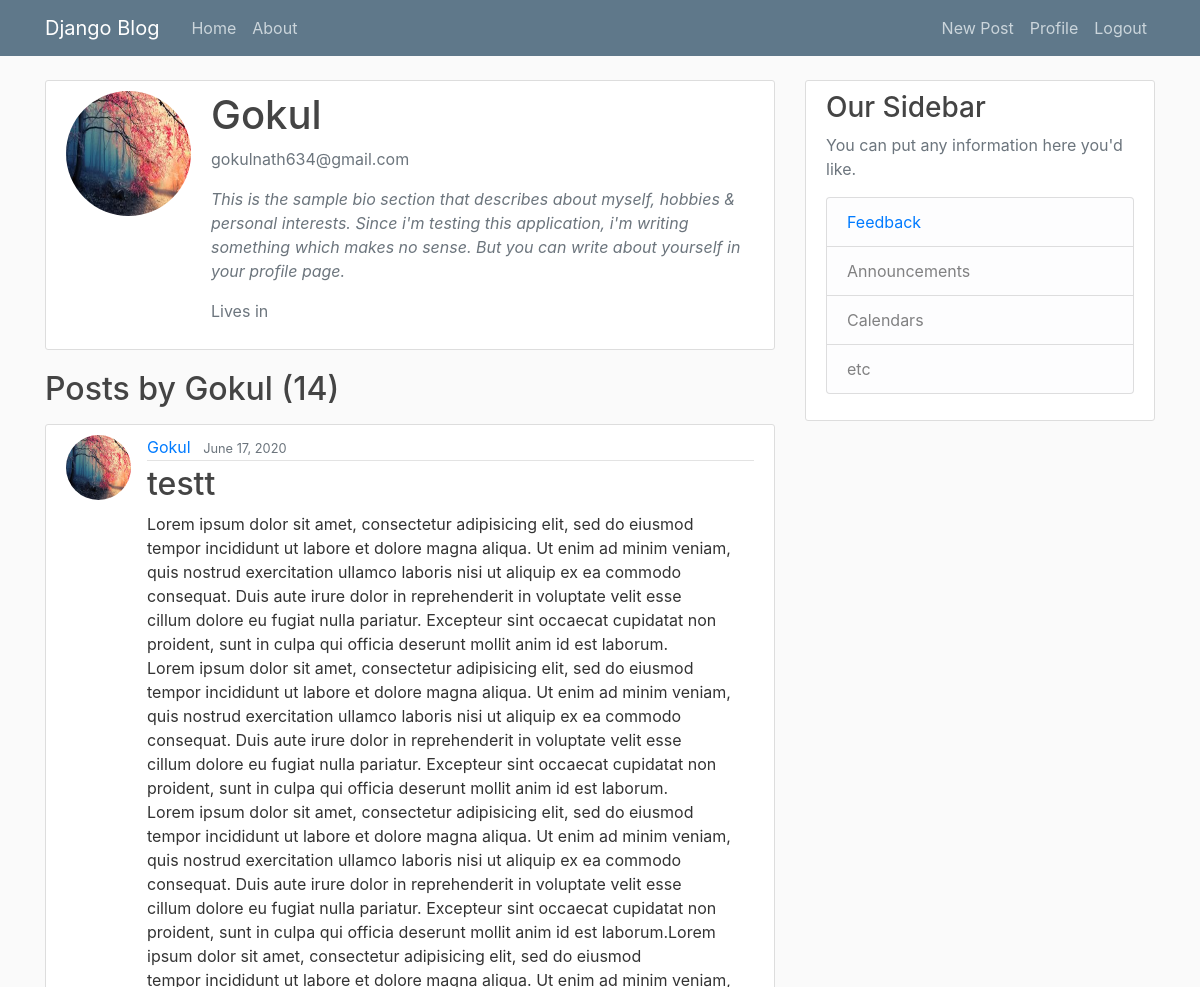
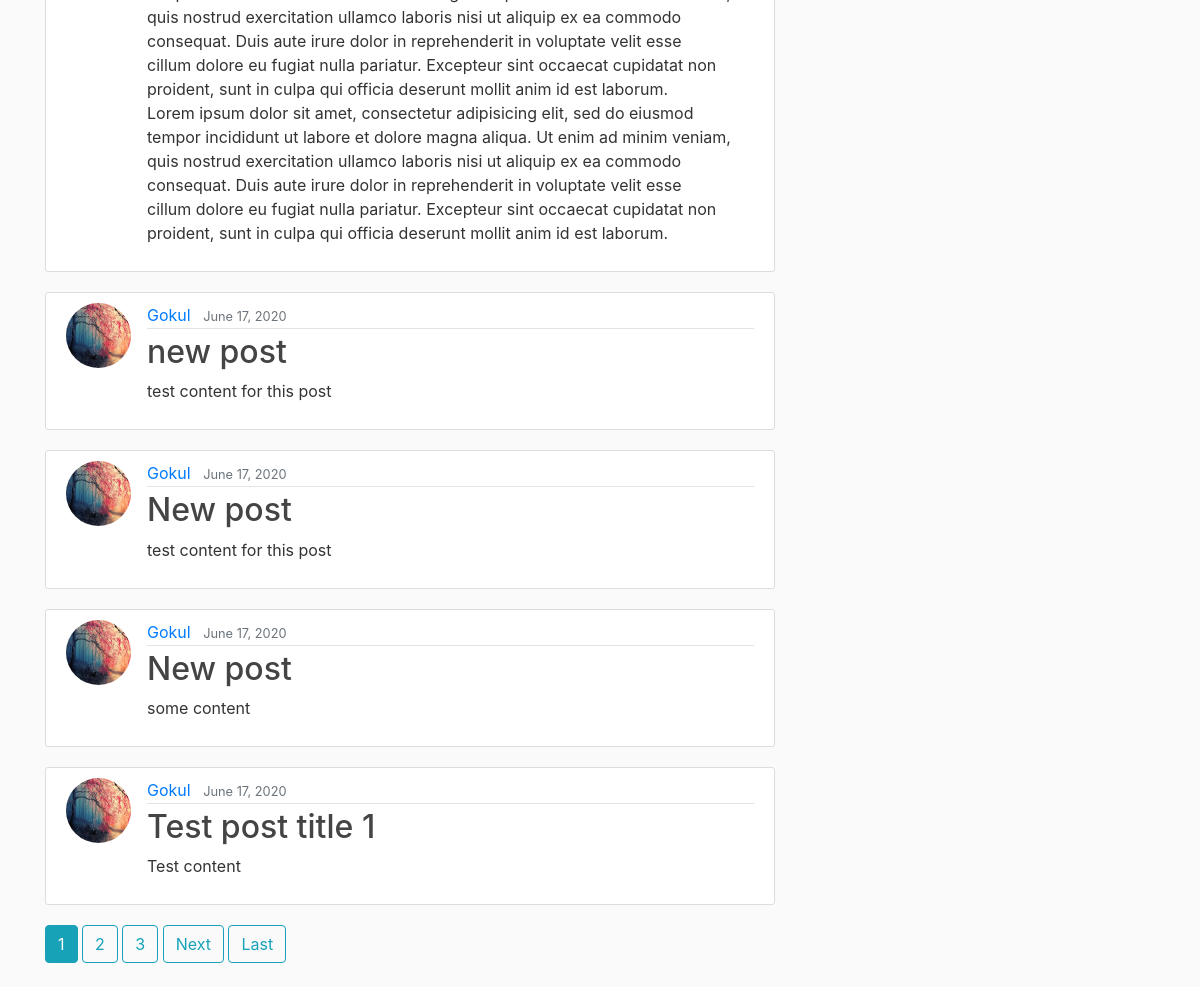
/user/Gokul (signed in), run on the app's committed database (2 pictures, top to bottom).
### blog/models.py (models this page shows, shortened)
class Post(models.Model):
	title = models.CharField(max_length=100)
	content = models.TextField()
	date_posted = models.DateTimeField(default=timezone.now)
	author = models.ForeignKey(User, on_delete=models.CASCADE)

### users/models.py (models this page shows, shortened)
class Profile(models.Model):
    user = models.OneToOneField(User, on_delete=models.CASCADE)
    bio = models.TextField(default='')
    lives_in = models.CharField(max_length=30,default='')
    image = models.ImageField(default='default.jpg', upload_to='profile_pics')

### blog/views.py (the view)
# urls.py: path('user/<str:username>', UserPostListView.as_view(), name='user-posts'),
class UserPostListView(LoginRequiredMixin, ListView):
	model = Post
	template_name = 'blog/user_posts.html'
	context_object_name = 'posts'
	paginate_by = 5
	def get_queryset(self):
		user = get_object_or_404(User, username=self.kwargs.get('username'))
		return Post.objects.filter(author=user).order_by('-date_posted')

### blog/templates/blog/user_posts.html (shortened to what this page needs)
{% extends "blog/base.html" %}
{% block content %}
    {% for post in posts %}
      {% if forloop.first %}
        <div class="media media content-section">
          <img class="rounded-circle account-img" src="{{ post.author.profile.image.url }}">
          <div class="media-body">
            <h2 class="account-heading">{{ post.author }}</h2>
            <p class="text-secondary">{{ post.author.email }}</p>
            <p class="text-secondary"><em>{{ post.author.profile.bio }}</em></p>
            <p class="text-secondary">Lives in <strong><em>{{ user.profile.lives_in }}</em></strong></p>
          </div>
        </div>
      {% endif %}
    {% endfor %}
    <h2 class="mb-3">Posts by {{ view.kwargs.username }} ({{ page_obj.paginator.count }})</h2>
    {% for post in posts %}
        <article class="media content-section">
          <img class="rounded-circle article-img" src="{{ post.author.profile.image.url }}">
          <div class="media-body">
            <div class="article-metadata">
              <a class="mr-2" href="{% url 'user-posts' post.author.username %}">{{ post.author }}</a>
              <small class="text-muted">{{ post.date_posted|date:"F d, Y" }}</small>
            </div>
            <h2><a class="article-title" href="{% url 'post-detail' post.id %}">{{ post.title }}</a></h2>
            <p class="article-content">{{ post.content }}</p>
          </div>
        </article>
    {% endfor %}
    {% if is_paginated %}
      {% for num in page_obj.paginator.page_range %}
        {% if page_obj.number == num %}
          <a class="btn btn-info mb-4" href="?page={{ num }}">{{ num }}</a>
        {% elif num > page_obj.number|add:'-3' and num < page_obj.number|add:'3' %}
          <a class="btn btn-outline-info mb-4" href="?page={{ num }}">{{ num }}</a>
        {% endif %}
      {% endfor %}
      {% if page_obj.has_next %}
        <a class="btn btn-outline-info mb-4" href="?page={{ page_obj.next_page_number }}">Next</a>
        <a class="btn btn-outline-info mb-4" href="?page={{ page_obj.paginator.num_pages }}">Last</a>
      {% endif %}
    {% endif %}
{% endblock content %}

### blog/static/blog/main.css (style rules this page uses)
body { background: #fafafa; color: #333333; margin-top: 5rem; }
h1, h2, h3, h4, h5, h6 { color: #444444; }
.content-section { background: #ffffff; padding: 10px 20px; border: 1px solid #dddddd; border-radius: 3px; margin-bottom: 20px; }
.article-title { color: #444444; }
.article-content { white-space: pre-line; }
.article-img { height: 65px; width: 65px; margin-right: 16px; }
.article-metadata { padding-bottom: 1px; margin-bottom: 4px; border-bottom: 1px solid #e3e3e3 }
.account-img { height: 125px; width: 125px; margin-right: 20px; margin-bottom: 16px; }
.account-heading { font-size: 2.5rem; }

### data on the page
Post: author.profile.image (picture), author "Gokul", author.email "gokulnath634@gmail.com", author.profile.bio "This is the sample bio section that describes about myself, hobbies & personal interests. Since i'm testing this application, i'm writing something which makes no sense. But you can write about yourself in your profile page.", date_posted "June 17, 2020", title "testt", content "Lorem ipsum dolor sit amet, consectetur adipisicing elit, sed do eiusmod tempor incididunt ut labore et dolore magna aliqua. Ut enim ad minim veniam, quis nostrud exercitation ullamco laboris nisi ut aliquip ex ea commodo consequat. Duis aute irure dolor in reprehenderit in voluptate velit esse cillum dolore eu fugiat nulla pariatur. Excepteur sint occaecat cupidatat non proident, sunt in culpa qui officia deserunt mollit anim id est laborum. Lorem ipsum dolor sit amet, consectetur adipisicing elit, sed do eiusmod tempor incididunt ut labore et dolore magna aliqua. Ut enim ad minim veniam, quis nostrud exercitation ullamco laboris nisi ut aliquip ex ea commodo consequat. Duis aute irure…"
Post: author.profile.image (picture), author "Gokul", date_posted "June 17, 2020", title "new post", content "test content for this post"
Post: author.profile.image (picture), author "Gokul", date_posted "June 17, 2020", title "New post", content "test content for this post"
Post: author.profile.image (picture), author "Gokul", date_posted "June 17, 2020", title "New post", content "some content"
Post: author.profile.image (picture), author "Gokul", date_posted "June 17, 2020", title "Test post title 1", content "Test content"

### other printed values
{{ view.kwargs.username }} "Gokul"
{{ page_obj.paginator.count }} "14"
{{ num }} "1"
{{ num }} "2" "3"
